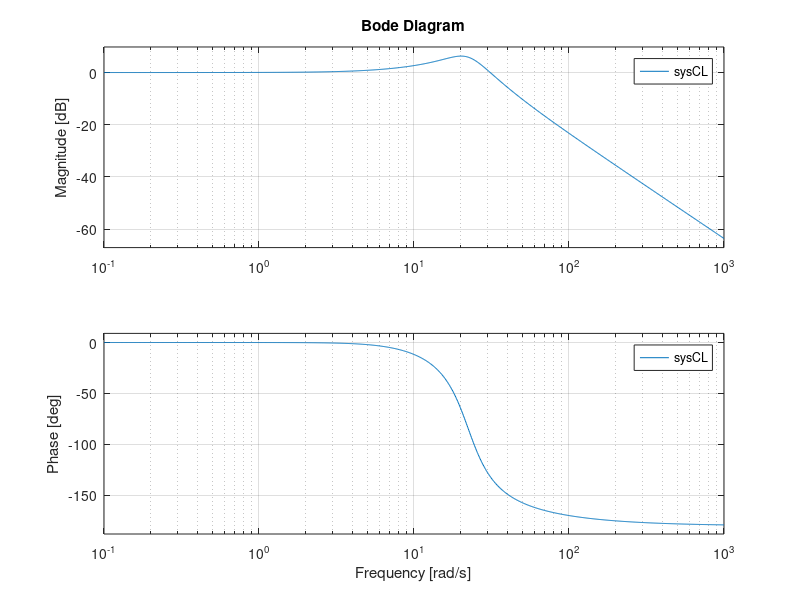

This figure's MATLAB source:
%{
Model of rocket. Rocket plant has double integral transfer function. 
Lead controller used. Values of Wb and alpha must be tuned once values 
of Dm, I and Ft are known. 
Currently using arbitrary values of Ft, Dm, I.



%}

Dm = 0.1;
I = 0.005;
Ft = 11;

sysOL = tf([Ft*Dm], [I, 0, 0]);

Wb = 8.546;
a = 1/3;

C = (1/a)*tf([1, 8.546], [1, 25.638]);

sysCL = C*sysOL/(1+C*sysOL);

bode(sysCL);
[Gm,Pm,Wgm,Wpm] = margin(sysCL);

